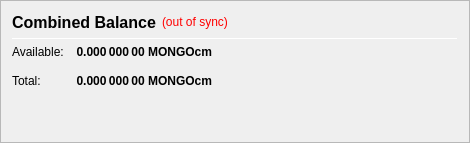
                   <widget class="QFrame" name="frame_CombinedBalances">
                    <property name="minimumSize">
                     <size>
                      <width>470</width>
                      <height>0</height>
                     </size>
                    </property>
                    <property name="frameShape">
                     <enum>QFrame::StyledPanel</enum>
                    </property>
                    <property name="frameShadow">
                     <enum>QFrame::Raised</enum>
                    </property>
                    <layout class="QVBoxLayout" name="verticalLayout_5">
                     <item>
                      <layout class="QHBoxLayout" name="horizontalLayout_5" stretch="0,0,0">
                       <item>
                        <widget class="QLabel" name="label_5z">
                         <property name="minimumSize">
                          <size>
                           <width>0</width>
                           <height>20</height>
                          </size>
                         </property>
                         <property name="font">
                          <font>
                           <pointsize>12</pointsize>
                           <weight>75</weight>
                           <bold>true</bold>
                          </font>
                         </property>
                         <property name="toolTip">
                          <string>Combined Balance (including unconfirmed and immature coins)</string>
                         </property>
                         <property name="text">
                          <string>Combined Balance</string>
                         </property>
                        </widget>
                       </item>
                       <item>
                        <widget class="QLabel" name="labelWalletStatus">
                         <property name="cursor">
                          <cursorShape>WhatsThisCursor</cursorShape>
                         </property>
                         <property name="toolTip">
                          <string>The displayed information may be out of date. Your wallet automatically synchronizes with the MONGOcm network after a connection is established, but this process has not completed yet.</string>
                         </property>
                         <property name="styleSheet">
                          <string notr="true">QLabel { color: red; }</string>
                         </property>
                         <property name="text">
                          <string notr="true">(out of sync)</string>
                         </property>
                         <property name="alignment">
                          <set>Qt::AlignLeading|Qt::AlignLeft|Qt::AlignVCenter</set>
                         </property>
                        </widget>
                       </item>
                       <item>
                        <spacer name="horizontalSpacer_1">
                         <property name="orientation">
                          <enum>Qt::Horizontal</enum>
                         </property>
                         <property name="sizeHint" stdset="0">
                          <size>
                           <width>40</width>
                           <height>20</height>
                          </size>
                         </property>
                        </spacer>
                       </item>
                      </layout>
                     </item>
                     <item>
                      <widget class="Line" name="line_CombinedBalance">
                       <property name="minimumSize">
                        <size>
                         <width>0</width>
                         <height>1</height>
                        </size>
                       </property>
                       <property name="maximumSize">
                        <size>
                         <width>16777215</width>
                         <height>1</height>
                        </size>
                       </property>
                       <property name="orientation">
                        <enum>Qt::Horizontal</enum>
                       </property>
                      </widget>
                     </item>
                     <item>
                      <layout class="QGridLayout" name="gridLayout_3">
                       <property name="spacing">
                        <number>12</number>
                       </property>
                       <item row="1" column="0">
                        <widget class="QLabel" name="labelBalanceTextz">
                         <property name="text">
                          <string>Available:</string>
                         </property>
                        </widget>
                       </item>
                       <item row="1" column="1">
                        <widget class="QLabel" name="labelBalancez">
                         <property name="font">
                          <font>
                           <weight>75</weight>
                           <bold>true</bold>
                          </font>
                         </property>
                         <property name="cursor">
                          <cursorShape>IBeamCursor</cursorShape>
                         </property>
                         <property name="toolTip">
                          <string>Your current spendable balance</string>
                         </property>
                         <property name="text">
                          <string notr="true">0.000 000 00 MONGOcm</string>
                         </property>
                         <property name="alignment">
                          <set>Qt::AlignRight|Qt::AlignTrailing|Qt::AlignVCenter</set>
                         </property>
                         <property name="textInteractionFlags">
                          <set>Qt::LinksAccessibleByMouse|Qt::TextSelectableByKeyboard|Qt::TextSelectableByMouse</set>
                         </property>
                        </widget>
                       </item>
                       <item row="2" column="0">
                        <widget class="QLabel" name="labelTotalTextz">
                         <property name="text">
                          <string>Total:</string>
                         </property>
                        </widget>
                       </item>
                       <item row="2" column="1">
                        <widget class="QLabel" name="labelTotalz">
                         <property name="font">
                          <font>
                           <weight>75</weight>
                           <bold>true</bold>
                          </font>
                         </property>
                         <property name="cursor">
                          <cursorShape>IBeamCursor</cursorShape>
                         </property>
                         <property name="toolTip">
                          <string>Total Balance, including all unavailable coins.</string>
                         </property>
                         <property name="text">
                          <string notr="true">0.000 000 00 MONGOcm</string>
                         </property>
                         <property name="alignment">
                          <set>Qt::AlignRight|Qt::AlignTrailing|Qt::AlignVCenter</set>
                         </property>
                         <property name="textInteractionFlags">
                          <set>Qt::LinksAccessibleByMouse|Qt::TextSelectableByKeyboard|Qt::TextSelectableByMouse</set>
                         </property>
                        </widget>
                       </item>
                       <item row="2" column="3">
                        <spacer name="horizontalSpacer_2">
                         <property name="orientation">
                          <enum>Qt::Horizontal</enum>
                         </property>
                         <property name="sizeHint" stdset="0">
                          <size>
                           <width>40</width>
                           <height>20</height>
                          </size>
                         </property>
                        </spacer>
                       </item>
                      </layout>
                     </item>
                     <item>
                      <spacer name="verticalSpacer_1">
                       <property name="orientation">
                        <enum>Qt::Vertical</enum>
                       </property>
                       <property name="sizeHint" stdset="0">
                        <size>
                         <width>20</width>
                         <height>40</height>
                        </size>
                       </property>
                      </spacer>
                     </item>
                    </layout>
                   </widget>
